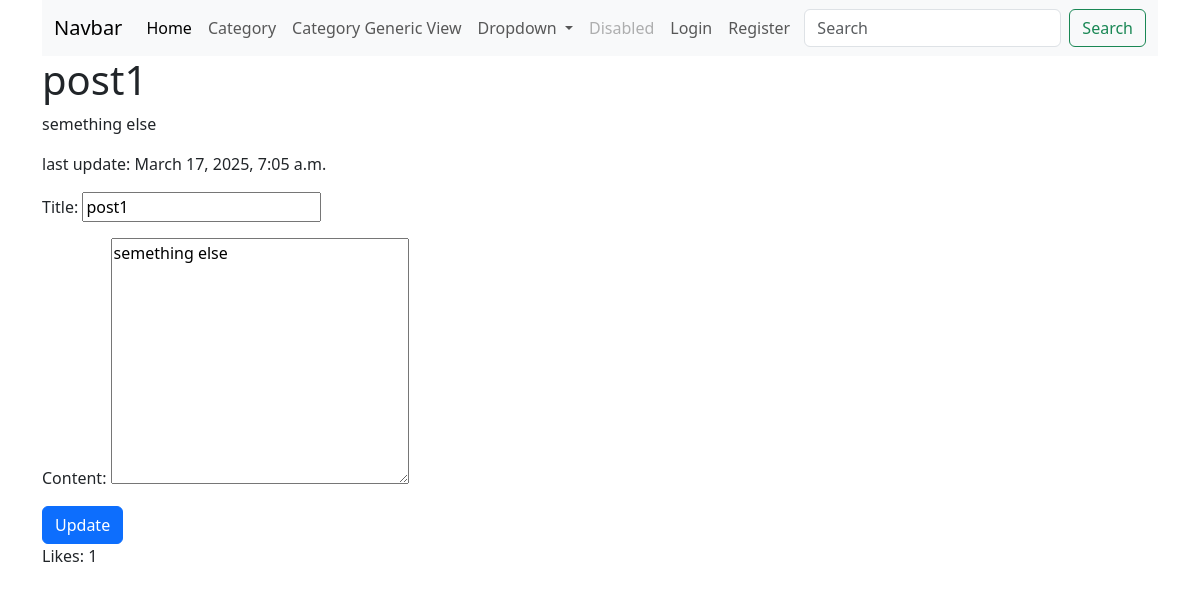
/post/1, run on the app's committed database.
### lesson/models.py (models this page shows, shortened)
class BaseModel(models.Model):
    created_at = models.DateTimeField(auto_now_add=True)
    updated_at = models.DateTimeField(auto_now=True)
    class Meta:
        abstract = True

class Post(BaseModel):
    title = models.CharField(max_length=100)
    content = models.TextField()
    header_image = models.ImageField(null=True, blank=True, upload_to="images/")
    snippet = models.CharField(max_length=255, default="")
    author = models.ForeignKey(User, on_delete=models.CASCADE)
    category = models.ForeignKey(Category, on_delete=models.SET_NULL, null=True)
    likes = models.ManyToManyField(User, related_name="blog_posts")

### lesson/views.py (the view)
# urls.py: path('post/<int:post_id>', post_detail, name='post_detail'),
def post_detail(request, post_id):
    post = Post.objects.get(id=post_id)
    if request.method == 'POST':
        title = request.POST['title']
        content = request.POST['content']
        post.title = title
        post.content = content
        post.save()
    return render(request, 'post_detail.html',
                  {'post': post})

### templates/post_detail.html (shortened to what this page needs)
{% extends 'base.html' %}
{% block content %}
    <h1 class="">{{ post.title }}</h1>
    <p>{{ post.content }}</p>
    <p>last update: {{ post.updated_at }}</p>
    <form method="post"
          action="{% url 'post_detail' post.id %}">
        <p>Title: <input name="title" type="text" value="{{ post.title }}"></p>
        <p>Content: <textarea name="content" cols="30" rows="10">{{ post.content }}</textarea></p>
        <input type="submit" value="Update" class="btn btn-primary">
    </form>
    <p>Likes: {{ post.likes.count }}</p>
{% endblock %}

### data on the page
Post: title "post1", content "semething else", updated_at "March 17, 2025, 7:05 a.m.", likes.count "1"
